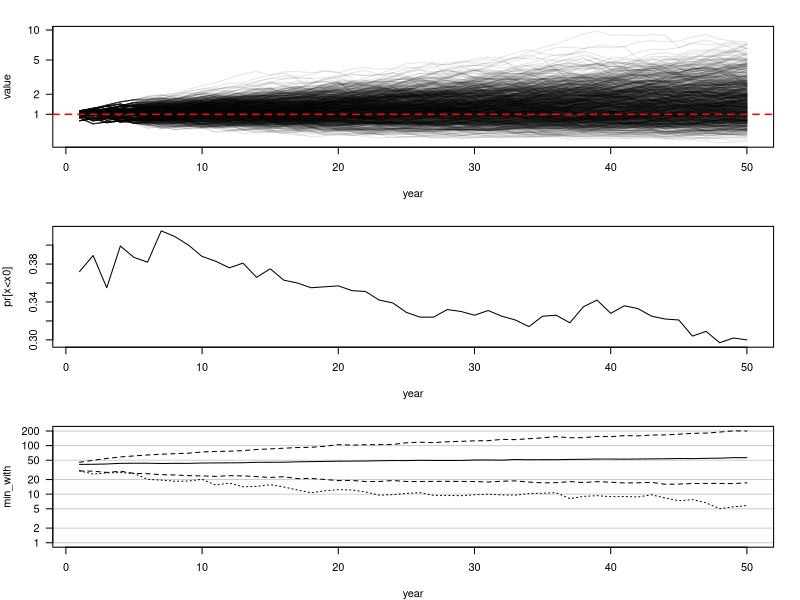

Source code (R):
stockdat<-read.csv("stocks.csv")
bonddat<-read.csv("bonds.csv")
infldat<-read.csv("inflation.csv")
nyears_data<-min(c(nrow(stockdat), nrow(bonddat)))

niter<-1e3   #number of iterations
nyears<-50   #number of years to simulate
chunksize<-5 #number of years of data to group together

valueout<-matrix(nrow=niter, ncol=nyears)
fraction_stock<-0.5
withdrawal_rate<-0.04
rebalance<-TRUE    #rebalance investments every year?
fixed_rate<-FALSE  #withdraw a fixed fraction of principle?
selective_withdrawal<-FALSE #withdraw from best performing asset?

for(i in 1:niter) {
  #select time slices
  smp<-sample(nyears_data, ceiling(nyears/chunksize))
  ts<-numeric(ceiling(nyears/chunksize)*chunksize)
  for(j in 1:length(smp)) {
    ts[chunksize*(j-1)+1:chunksize]<-smp[j]:(smp[j]+chunksize-1)
  }
  ts[ts>nyears_data]<-ts[ts>nyears_data]-nyears_data
  
  startval<-c(fraction_stock, 1-fraction_stock) #stocks, bonds
  for(j in 1:nyears) {
    if(fixed_rate) {
      withdrawal<-withdrawal_rate
    } else {
      withdrawal<-startval*withdrawal_rate
    }
    
    if(startval[1]>0) {
      startval[1]<-startval[1]*(1+stockdat[ts[j],2]-infldat[ts[j],2])
    }
    if(startval[2]>0) {
      startval[2]<-startval[2]*(1+bonddat[ts[j],2]-infldat[ts[j],2])
    }
    
    if(selective_withdrawal) {
      whichuse<-which.max(c(stockdat[ts[j],2], bonddat[ts[j],2]))
      wdamount<-min(c(startval[whichuse], sum(withdrawal)))
      remainder<-sum(withdrawal)-wdamount
      
      startval[whichuse]<-startval[whichuse]-wdamount
      startval[-whichuse]<-startval[-whichuse]-remainder
    } else {
      startval<-startval-withdrawal
    }
    
    if(startval[1]<0) {
      startval[1]<-0
    }
    if(startval[2]<0) {
      startval[2]<-0
    }
    
    if(rebalance) {
      startval<-c(fraction_stock, 1-fraction_stock)*sum(startval)
    }
    
    valueout[i,j]<-sum(startval)
  }
  
  if(i/100 == floor(i/100)) {
    print(round(i/niter,2))
  }
}

par(mfrow=c(3,1), mar=c(4,4,2,2))
matplot(1:ncol(valueout), t(valueout+1), type="l", lty=1, xlab="year", ylab="value", col=adjustcolor(1, alpha.f = 0.1), log="y", axes=F)
axlst<-c(1,2,5)*10^rep(0:ceiling(log10(max(valueout))), each=3)
axis(1); axis(2, at=axlst+1, axlst, las=2); box()
abline(h=2, lty=2, lwd=1.5, col="red")
plot(1:ncol(valueout), apply(valueout, 2, function(x) mean(x<1)), xlab="year", ylab="pr[x<x0]", type="l")
abline(h=0, lty=3)
if(fixed_rate) {
  plot(1:ncol(valueout), apply(valueout, 2, function(x) mean(x==0)), xlab="year", ylab="pr[x==0]", type="l", axes=F)
  axis(1); axis(2, las=2); box()
  abline(h=0, lty=3)
} else {
  quantdat<-t(apply(valueout, 2, function(x) quantile(x*withdrawal_rate, c(0, 0.025, 0.5, 0.975))))
    
  matplot(1:ncol(valueout), 1e3*quantdat, xlab="year", ylab="min_with", type="l", lty=c(3, 2,1,2), col=1, log="y", ylim=c(1, max(1e3*quantdat)), axes=F)
  axis(1); axis(2, las=2); box()
  abline(h=c(1,2,5,10,20,50,100,200,500,1000), lty=1, col=adjustcolor("black", alpha.f = 0.2))
}  
